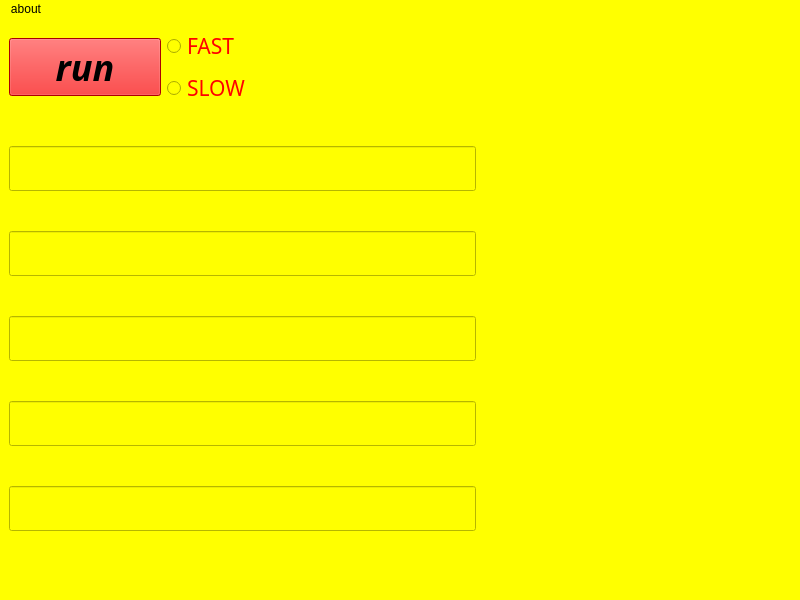
<?xml version="1.0" encoding="UTF-8"?>
<ui version="4.0">
 <class>MainWindow</class>
 <widget class="QMainWindow" name="MainWindow">
  <property name="geometry">
   <rect>
    <x>0</x>
    <y>0</y>
    <width>800</width>
    <height>600</height>
   </rect>
  </property>
  <property name="windowTitle">
   <string>MainWindow</string>
  </property>
  <property name="styleSheet">
   <string notr="true">background-color:rgb(255, 255, 0)</string>
  </property>
  <widget class="QWidget" name="centralwidget">
   <layout class="QGridLayout" name="gridLayout">
    <item row="0" column="0">
     <widget class="QPushButton" name="pushButton">
      <property name="font">
       <font>
        <family>Traditional Arabic</family>
        <pointsize>27</pointsize>
        <italic>true</italic>
        <bold>true</bold>
       </font>
      </property>
      <property name="styleSheet">
       <string notr="true">background-color:rgb(240, 0, 0)</string>
      </property>
      <property name="text">
       <string>run</string>
      </property>
     </widget>
    </item>
    <item row="0" column="1" colspan="4">
     <layout class="QGridLayout" name="gridLayout_3">
      <property name="sizeConstraint">
       <enum>QLayout::SetDefaultConstraint</enum>
      </property>
      <item row="0" column="0">
       <widget class="QRadioButton" name="radioButton">
        <property name="font">
         <font>
          <family>Sitka Banner</family>
          <pointsize>16</pointsize>
         </font>
        </property>
        <property name="styleSheet">
         <string notr="true">color:red</string>
        </property>
        <property name="text">
         <string>FAST</string>
        </property>
       </widget>
      </item>
      <item row="1" column="0">
       <widget class="QRadioButton" name="radioButton_2">
        <property name="font">
         <font>
          <family>Sitka Banner</family>
          <pointsize>16</pointsize>
         </font>
        </property>
        <property name="styleSheet">
         <string notr="true">color:red</string>
        </property>
        <property name="text">
         <string>SLOW</string>
        </property>
       </widget>
      </item>
     </layout>
    </item>
    <item row="2" column="0" rowspan="2" colspan="3">
     <layout class="QGridLayout" name="gridLayout_4">
      <item row="1" column="0">
       <widget class="QLineEdit" name="lineEdit_2">
        <property name="font">
         <font>
          <pointsize>25</pointsize>
         </font>
        </property>
       </widget>
      </item>
      <item row="2" column="0">
       <widget class="QLineEdit" name="lineEdit_3">
        <property name="font">
         <font>
          <pointsize>25</pointsize>
         </font>
        </property>
       </widget>
      </item>
      <item row="0" column="0">
       <widget class="QLineEdit" name="lineEdit">
        <property name="font">
         <font>
          <pointsize>25</pointsize>
         </font>
        </property>
       </widget>
      </item>
      <item row="3" column="0">
       <widget class="QLineEdit" name="lineEdit_4">
        <property name="font">
         <font>
          <pointsize>25</pointsize>
         </font>
        </property>
       </widget>
      </item>
      <item row="4" column="0">
       <widget class="QLineEdit" name="lineEdit_5">
        <property name="font">
         <font>
          <pointsize>25</pointsize>
         </font>
        </property>
       </widget>
      </item>
     </layout>
    </item>
    <item row="2" column="3" rowspan="2" colspan="2">
     <layout class="QGridLayout" name="gridLayout_2">
      <item row="0" column="0">
       <widget class="QPushButton" name="pb1">
        <property name="text">
         <string/>
        </property>
        <property name="flat">
         <bool>true</bool>
        </property>
       </widget>
      </item>
      <item row="2" column="0">
       <widget class="QPushButton" name="pb3">
        <property name="text">
         <string/>
        </property>
        <property name="flat">
         <bool>true</bool>
        </property>
       </widget>
      </item>
      <item row="3" column="0">
       <widget class="QPushButton" name="pb4">
        <property name="text">
         <string/>
        </property>
        <property name="flat">
         <bool>true</bool>
        </property>
       </widget>
      </item>
      <item row="1" column="0">
       <widget class="QPushButton" name="pb2">
        <property name="text">
         <string/>
        </property>
        <property name="flat">
         <bool>true</bool>
        </property>
       </widget>
      </item>
      <item row="4" column="0">
       <widget class="QPushButton" name="p5">
        <property name="text">
         <string/>
        </property>
        <property name="flat">
         <bool>true</bool>
        </property>
       </widget>
      </item>
     </layout>
    </item>
   </layout>
  </widget>
  <widget class="QMenuBar" name="menubar">
   <property name="geometry">
    <rect>
     <x>0</x>
     <y>0</y>
     <width>800</width>
     <height>22</height>
    </rect>
   </property>
   <widget class="QMenu" name="menuabout">
    <property name="title">
     <string>about</string>
    </property>
   </widget>
   <addaction name="menuabout"/>
  </widget>
  <widget class="QStatusBar" name="statusbar"/>
 </widget>
 <resources/>
 <connections/>
</ui>
